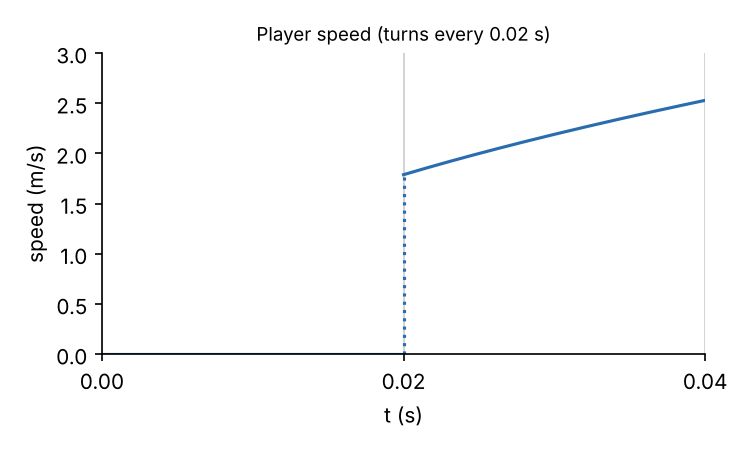

Source code (Python):
"""Player speed vs time, 3v1 encounter (launch at t=0.02, constant power after)."""
import numpy as np, matplotlib; matplotlib.use("Agg")
import matplotlib.pyplot as plt
m, P, E0, t0, t1 = 75, 6000, 120, 0.02, 0.04
t = np.linspace(t0, t1, 200)
v = np.sqrt(2 * (E0 + P * (t - t0)) / m)
fig, ax = plt.subplots(figsize=(5, 3), dpi=150)
ax.plot([0, t0], [0, 0], color="#2b6cb0")
ax.plot([t0, t0], [0, v[0]], color="#2b6cb0", ls=":")
ax.plot(t, v, color="#2b6cb0")
for tt in (0, .02, .04): ax.axvline(tt, color="#ccc", lw=.8, zorder=0)
ax.set_xlabel("t (s)"); ax.set_ylabel("speed (m/s)"); ax.set_xlim(0, t1); ax.set_ylim(0, 3)
ax.set_xticks([0, .02, .04]); ax.set_title("Player speed (turns every 0.02 s)", fontsize=9)
for s in ("top", "right"): ax.spines[s].set_visible(False)
fig.tight_layout(); fig.savefig("docs/combat/plots/player_speed_3v1.png")
